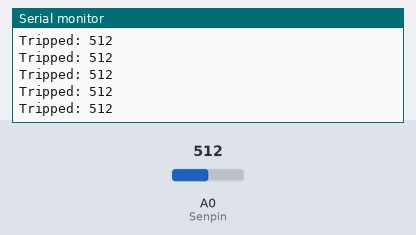
This sketch was run on a simulated Arduino Uno, built with avr-gcc and run on an emulated ATmega328P. Parts: the last lines printed to the serial monitor. The test bench sets the inputs (shaded band); at power-on: A0 (Senpin) = 512.

Above: at 8.7 s.
8.8 s: A0 (Senpin) set to 983
At 9.3 s:
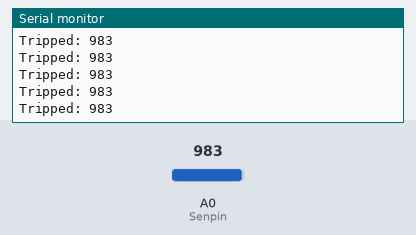
10.3 s: A0 (Senpin) set to 1008
At 11.2 s:
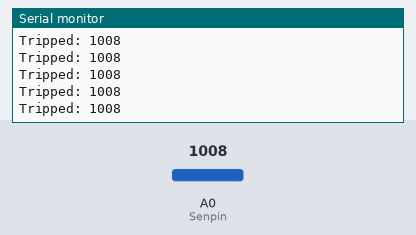
Timing chart, 0 to 13.3 s (numbered marks = the images above; inputs shaded):
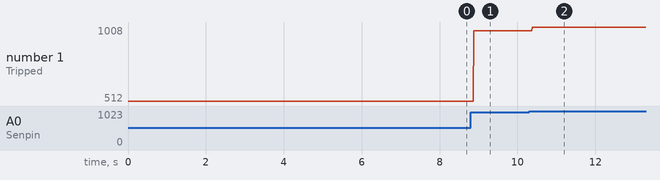

The sketch:

sketch.ino
```cpp
int Senval=0;

int Senpin=A0;

void setup()
{
    Serial.begin(9600);
}

void loop()
{

    Senval=analogRead(Senpin);
    if (Senval > 10) {
      Serial.print("Tripped: ");
      Serial.println(Senval);
    }
}
```

Measured:
- after the input at 8.8 s, the serial monitor: prints a new line after 0.08 s (image 1)
- after the input at 10.3 s, the serial monitor: prints a new line after 0.08 s (image 2)
- plotted number 1: 512 → 983 after the input at 8.8 s, 983 → 1008 after the input at 10.3 s
